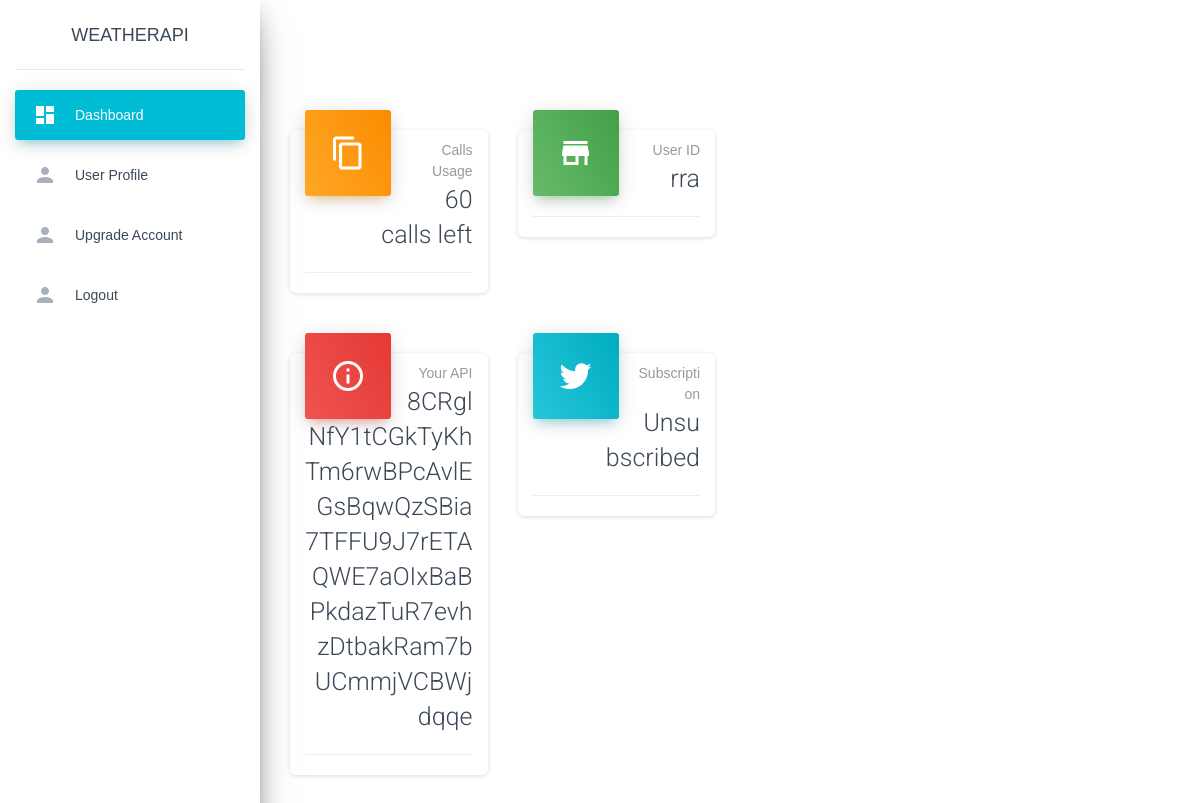
/weather/SignIn/dashboard.php (signed in), run on the app's committed database.
### tables this page shows
CREATE TABLE `api_data` (
  `username` varchar(100) NOT NULL,
  `token` varchar(100) NOT NULL,
  `type` tinyint(1) NOT NULL DEFAULT 0,
  `calls` int(11) NOT NULL DEFAULT 60,
  `total_calls` int(11) NOT NULL DEFAULT 0,
  `purchased` datetime NOT NULL
);

### weather/php/db.php (called while the page is built, shortened)
<?php
class database
{
    private $host;
    private $username;
    private $password;
    private $dbname;
    public function __construct() {
        $this->host = 'localhost';
        $this->dbname = 'weatherproject';
        $this->username = 'root';
        $this->password = '';
    }
    public function Connect(){
        $this->conn=mysqli_connect($this->host,$this->username,$this->password,$this->dbname);
        if(mysqli_connect_error()){
            echo "error connecting to database";
        } else {
            return $this->conn;
        }
    }
}
?>

### weather/php/classes.php (called while the page is built, shortened)
<?php
    class login {
        private $conn;
        public function __construct($conn) {
            $this->conn = $conn;
        }
        public function getAPIProfile($username) {
            $query = "SELECT * FROM api_data WHERE username='$username';";
            $data = mysqli_fetch_assoc(mysqli_query($this->conn, $query));
            return json_encode($data);
        }
    }
?>

### weather/SignIn/dashboard.php (the view, shortened to what this page needs)
<?php
include("../php/classes.php");
include("../php/db.php");
?>
<?php
    if (!isset($_SESSION['username'])) {
        ?>
            <script>
                window.location = "index.php";
            </script>
            <?php
    } else {
        $username = $_SESSION['username'];
        $db = new database();
        $log = new login($db->Connect());
        $data = json_decode($log->getAPIProfile($username), true);
    }
?>
<!DOCTYPE html>
<html lang="en">
<head>
  <link rel="stylesheet" href="https://maxcdn.bootstrapcdn.com/font-awesome/latest/css/font-awesome.min.css">
  <link href="assets/css/material-dashboard.css?v=2.1.2" rel="stylesheet" />
  <link href="assets/demo/demo.css" rel="stylesheet" />
</head>
<body class="">
  <div class="wrapper ">
    <div class="sidebar" data-color="azure" data-background-color="white" data-image="assets/img/sidebar-1.jpg">
      <div class="logo"><a href="../index.php" class="simple-text logo-normal">
          WeatherAPI
        </a></div>
      <div class="sidebar-wrapper">
        <ul class="nav">
          <li class="nav-item active  ">
            <a class="nav-link" href="dashboard.php">
              <i class="material-icons">dashboard</i>
              <p>Dashboard</p>
            </a>
          </li>
          <li class="nav-item ">
            <a class="nav-link" href="user.php">
              <i class="material-icons">person</i>
              <p>User Profile</p>
            </a>
          </li>
          <li class="nav-item">
            <a class="nav-link" href="upgrade.php">
              <i class="material-icons">person</i>
              <p>Upgrade Account</p>
            </a>
          </li>
          <li class="nav-item">
            <a class="nav-link" href="logout.php">
              <i class="material-icons">person</i>
              <p>Logout</p>
            </a>
          </li>
        </ul>
      </div>
    </div>
    <div class="main-panel">
      <div class="content">
        <div class="container-fluid">
          <div class="row">
            <div class="col-lg-3 col-md-6 col-sm-6">
              <div class="card card-stats">
                <div class="card-header card-header-warning card-header-icon">
                  <div class="card-icon">
                    <i class="material-icons">content_copy</i>
                  </div>
                  <p class="card-category">Calls Usage</p>
                  <h3 class="card-title"><?php
                  if ($data['type']==1) {
                    echo 'Unlimited'; ?>
                     <small>Calls</small>
                     <?php
                  } else {
                    echo $data['calls']; ?> <?php echo ' calls left';
                  }
                  ?>
                  </h3>
                </div>
                <div class="card-footer">
                </div>
              </div>
            </div>
            <div class="col-lg-3 col-md-6 col-sm-6">
              <div class="card card-stats">
                <div class="card-header card-header-success card-header-icon">
                  <div class="card-icon">
                    <i class="material-icons">store</i>
                  </div>
                  <p class="card-category">User ID</p>
                  <h3 class="card-title"><?php echo $username; ?></h3>
                </div>
                <div class="card-footer">
                </div>
              </div>
            </div>
         </div>
         <div class="row">
            <div class="col-lg-3 col-md-6 col-sm-6">
              <div class="card card-stats">
                <div class="card-header card-header-danger card-header-icon">
                  <div class="card-icon">
                    <i class="material-icons">info_outline</i>
                  </div>
                  <p class="card-category">Your API</p>
                  <h3 class="card-title"><?php echo $data['token'];?></h3>
                </div>
                <div class="card-footer">
                </div>
              </div>
            </div>
            <div class="col-lg-3 col-md-6 col-sm-6">
              <div class="card card-stats">
                <div class="card-header card-header-info card-header-icon">
                  <div class="card-icon">
                    <i class="fa fa-twitter"></i>
                  </div>
                  <p class="card-category">Subscription</p>
                  <h3 class="card-title">
                  <?php
                    if ($data['type']) {
                        echo 'Subscribed';
                    } else {
                        echo 'Unsubscribed';
                    }
                  ?>
                  </h3>
                </div>
                <div class="card-footer">
                </div>
              </div>
            </div>
        </div>
          </div>
        </div>
      </div>
    </div>
</body>
</html>

### data on the page
api_data: calls "60", token "8CRglNfY1tCGkTyKhTm6rwBPcAvlEGsBqwQzSBia7TFFU9J7rETAQWE7aOIxBaBPkdazTuR7evhzDtbakRam7bUCmmjVCBWjdqqe"

### other printed values
$username "rra"
